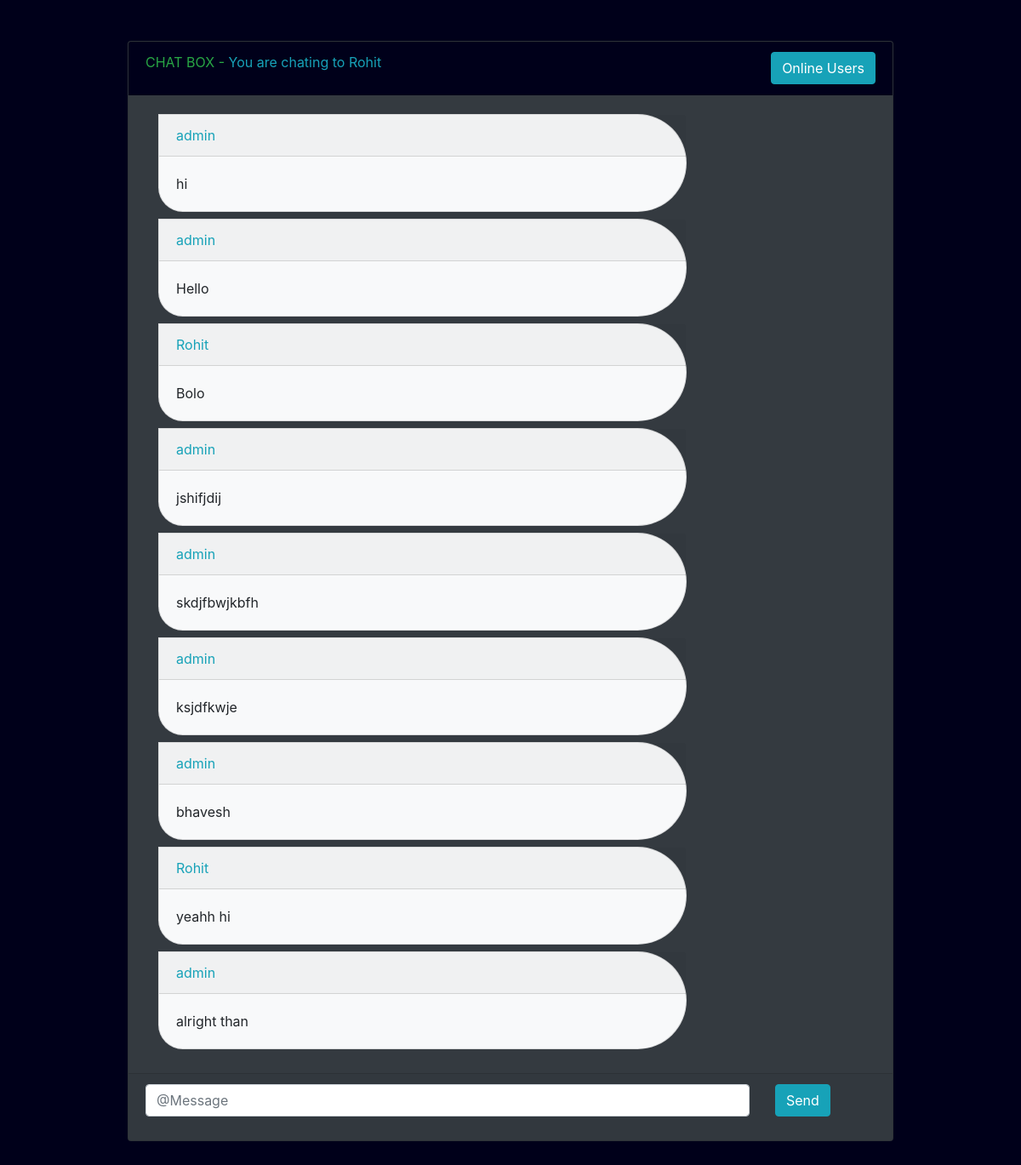
Screenshot of /api/chat/start/2 (signed in) with the database file from the repository.
### chatapp/models.py (models this page shows)
class ChatMsg(models.Model):
    room = models.ForeignKey(ChatRoom, on_delete=models.CASCADE)
    sender = models.CharField(max_length=20)
    message = models.CharField(max_length=100)

### chatapp/views.py (the view)
# urls.py: path('api/chat/start/<int:pk>', ChatStartAPI.as_view()),
class ChatStartAPI(APIView):
    permission_classes = [IsAuthenticated]
    def get(self, request, pk):
        obj = UserDetail.objects.get(id=pk)
        serializer = UserDetailSerializer(obj)
        data = json.loads(json.dumps(serializer.data))
        room_code = f"{data['user']['id']}_{request.user.id}"
        messages = []
        try:
            room = ChatRoom.objects.get(room_code=room_code)
            chats = ChatMsg.objects.filter(room=room)
            chats_obj = ChatMessageSerializer(chats, many=True)
            messages = json.loads(json.dumps(chats_obj.data))
        except:
            room_code = f"{request.user.id}_{data['user']['id']}"
            try:
                room = ChatRoom.objects.get(room_code=room_code)
                chats = ChatMsg.objects.filter(room=room)
                chats_obj = ChatMessageSerializer(chats, many=True)
                messages = json.loads(json.dumps(chats_obj.data))
            except:
                room_obj = ChatRoom.objects.create(room_code=room_code)
                room_obj.save()
                room_obj.users.add(obj.user, request.user)
        return render(request, 'chat.html', {'data' : data, 'room_code' : room_code, 'messages' : messages})

### chatapp/templates/chat.html (shortened to what this page needs)
<!DOCTYPE html>
<html lang="en">
<head>
  <link rel="stylesheet" href="https://cdn.jsdelivr.net/npm/bootstrap@4.6.2/dist/css/bootstrap.min.css">
</head>
<body style="background-color: #00001a;">
    <div class="card bg-dark mx-auto w-75 mt-5" id="card">
        <div class="card-header text-success" style="background-color: #00001a;">
          CHAT BOX - <span class="text-info">You are chating to {{data.user.username}}</span>
          <a href="/api/online-users" class="btn btn-info float-right">Online Users</a>
        </div>
        <div class="card-body" id="chat_box">
            <div class="container w-100" id="chatUI">
                {% for msg in messages %}
                    <div class="card bg-light my-2 w-75" style="border-radius: 0 100px 100px 50px;">
                        <div class="card-header text-info">
                            {{msg.sender}}
                        </div>
                        <div class="card-body">
                            {{msg.message}}
                        </div>
                    </div>
                {% endfor %}
            </div>
      </div>
      <div class="card-footer" id="card-footer">
            <div class="form-group row">
                <div class="col-md-10 col-12">
                    <input class="form-control" type="text" name="msg" placeholder="@Message" id="message">
                </div>
                <div class="col-md-2 col-12">
                    <button type="submit" class="btn btn-info" onclick="sendMessage()">Send</button>
                </div>
            </div>
      </div>
  </div>
</body>
</html>

### chatapp/templates/chat.html (style rules this page uses)
#chat_box { overflow: scroll auto; }
#card { height: 90vh; }

### rows the page displays
ChatMsg: sender "admin", message "hi"
ChatMsg: sender "admin", message "Hello"
ChatMsg: sender "Rohit", message "Bolo"
ChatMsg: sender "admin", message "jshifjdij"
ChatMsg: sender "admin", message "skdjfbwjkbfh"
ChatMsg: sender "admin", message "ksjdfkwje"
ChatMsg: sender "admin", message "bhavesh"
ChatMsg: sender "Rohit", message "yeahh hi"
ChatMsg: sender "admin", message "alright than"

### other values shown
{{ data.user.username }} "Rohit"
